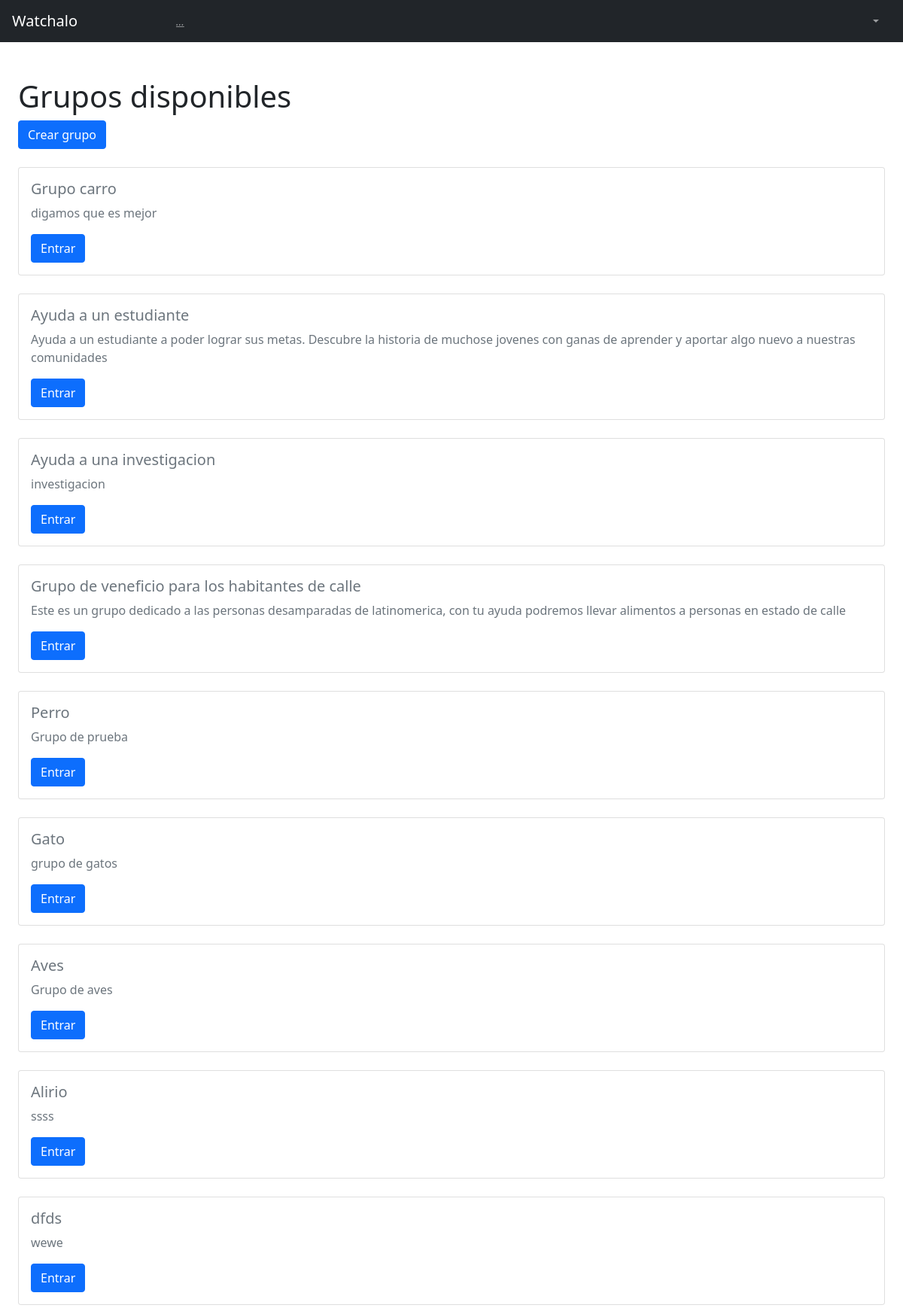
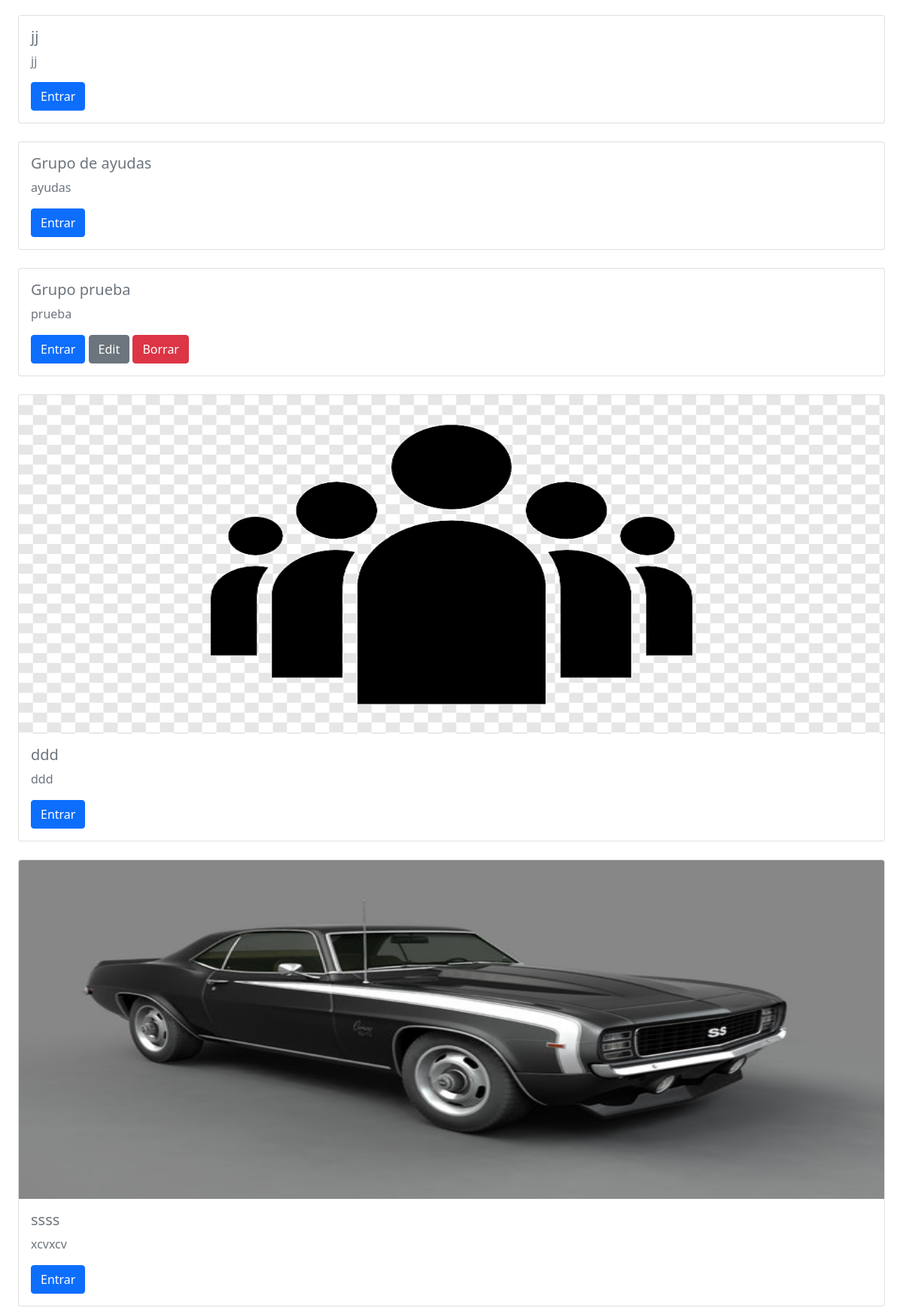
The page /Aplicacion2/grupos/ (signed in, upper part) on the database its author committed (2 pictures, top to bottom).
### Aplicacion2/models.py (models this page shows, shortened)
class Grupo(models.Model):
    id = models.AutoField(primary_key=True)
    creator = models.ForeignKey(User,blank = True, null=True, verbose_name="creator", on_delete=models.CASCADE)
    nombre = models.CharField(max_length=255,blank=True, null=True,)
    detalles = models.CharField(max_length=255,blank=True, null=True,)
    imagen = models.ImageField(blank = True, null = True, upload_to="images/", verbose_name="Subir imagen", default ="grupos_default_img")

### Aplicacion2/views.py (the view)
# urls.py: path('grupos/', listaGrupos.as_view(), name='grupos'),
class listaGrupos(ListView):
    model = Grupo
    template_name = 'Aplicacion2/grupo_grupo_list.html'

### Aplicacion2/templates/Aplicacion2/grupo_grupo_list.html
{% extends "Aplicacion1/Padre.html" %}
{% load static %}
{% block seccion_nombre %}
<h1>Grupos disponibles</h1>
<a href="{% url 'Aplicacion2:add_grupo'%}"><button type="button" class="btn btn-primary">Crear grupo</button></a>
{% endblock %}
{% block cuerpo %}
{% for grupos in object_list %}
<br>
<div class="card">
    {% if grupos.imagen %}
      <img src="{{ grupos.imagen.url }}" class="card-img-top" alt="..." width="1000" height="450">
    {% endif %}
    <div class="card-body">
      <h5 class="card-title">{{grupos.nombre}}</h5>
      <p class="card-text">{{grupos.detalles}}</p>
      <a href="{% url 'Aplicacion2:grupo' grupos.nombre %}" class="btn btn-primary">Entrar</a>
      {% if request.user.is_authenticated %}
        {% if grupos.creator.id == user.id %}
          <a  href="{% url 'Aplicacion2:edit_grupo' grupos.id %}" class="btn btn-secondary">Edit</a>
          <a href="{% url 'Aplicacion2:delete_grupo' grupos.id %}" class="btn btn-danger">Borrar</a>
        {% endif %}
      {% endif %}
    </div>
</div>
{% endfor %}
{% endblock %}

### rows shown on the page
Grupo: nombre "Grupo carro", detalles "digamos que es mejor"
Grupo: nombre "Ayuda a un estudiante", detalles "Ayuda a un estudiante a poder lograr sus metas. Descubre la historia de muchose jovenes con ganas de aprender y aportar algo nuevo a nuestras comunidades"
Grupo: nombre "Ayuda a una investigacion", detalles "investigacion"
Grupo: nombre "Grupo de veneficio para los habitantes de calle", detalles "Este es un grupo dedicado a las personas desamparadas de latinomerica, con tu ayuda podremos llevar alimentos a personas en estado de calle"
Grupo: nombre "Perro", detalles "Grupo de prueba"
Grupo: nombre "Gato", detalles "grupo de gatos"
Grupo: nombre "Aves", detalles "Grupo de aves"
Grupo: nombre "Alirio", detalles "ssss"
Grupo: nombre "dfds", detalles "wewe"
Grupo: nombre "jj", detalles "jj"
Grupo: nombre "Grupo de ayudas", detalles "ayudas"
Grupo: nombre "Grupo prueba", detalles "prueba", shows "Edit"
Grupo: imagen (placeholder picture), nombre "ddd", detalles "ddd"
Grupo: imagen (picture), nombre "ssss", detalles "xcvxcv"
